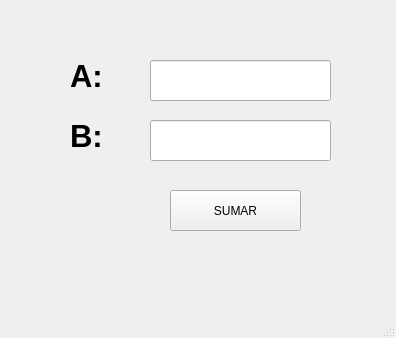
<?xml version="1.0" encoding="UTF-8"?>
<ui version="4.0">
 <class>MainWindow</class>
 <widget class="QMainWindow" name="MainWindow">
  <property name="geometry">
   <rect>
    <x>0</x>
    <y>0</y>
    <width>396</width>
    <height>338</height>
   </rect>
  </property>
  <property name="windowTitle">
   <string>MainWindow</string>
  </property>
  <widget class="QWidget" name="centralwidget">
   <widget class="QLineEdit" name="txt_a">
    <property name="geometry">
     <rect>
      <x>150</x>
      <y>60</y>
      <width>181</width>
      <height>41</height>
     </rect>
    </property>
    <property name="font">
     <font>
      <pointsize>22</pointsize>
      <weight>75</weight>
      <bold>true</bold>
      <underline>false</underline>
      <strikeout>false</strikeout>
     </font>
    </property>
    <property name="toolTip">
     <string>&lt;html&gt;&lt;head/&gt;&lt;body&gt;&lt;p align=&quot;center&quot;&gt;&lt;br/&gt;&lt;/p&gt;&lt;/body&gt;&lt;/html&gt;</string>
    </property>
    <property name="whatsThis">
     <string>&lt;html&gt;&lt;head/&gt;&lt;body&gt;&lt;p&gt;&lt;br/&gt;&lt;/p&gt;&lt;/body&gt;&lt;/html&gt;</string>
    </property>
    <property name="styleSheet">
     <string notr="true"/>
    </property>
    <property name="text">
     <string/>
    </property>
   </widget>
   <widget class="QPushButton" name="btn_sumar">
    <property name="geometry">
     <rect>
      <x>170</x>
      <y>190</y>
      <width>131</width>
      <height>41</height>
     </rect>
    </property>
    <property name="text">
     <string>SUMAR</string>
    </property>
   </widget>
   <widget class="QLineEdit" name="txt_b">
    <property name="geometry">
     <rect>
      <x>150</x>
      <y>120</y>
      <width>181</width>
      <height>41</height>
     </rect>
    </property>
    <property name="font">
     <font>
      <pointsize>22</pointsize>
      <weight>75</weight>
      <bold>true</bold>
      <underline>false</underline>
      <strikeout>false</strikeout>
     </font>
    </property>
    <property name="toolTip">
     <string>&lt;html&gt;&lt;head/&gt;&lt;body&gt;&lt;p align=&quot;center&quot;&gt;&lt;br/&gt;&lt;/p&gt;&lt;/body&gt;&lt;/html&gt;</string>
    </property>
    <property name="whatsThis">
     <string>&lt;html&gt;&lt;head/&gt;&lt;body&gt;&lt;p&gt;&lt;br/&gt;&lt;/p&gt;&lt;/body&gt;&lt;/html&gt;</string>
    </property>
    <property name="styleSheet">
     <string notr="true"/>
    </property>
    <property name="text">
     <string/>
    </property>
   </widget>
   <widget class="QLabel" name="label">
    <property name="geometry">
     <rect>
      <x>70</x>
      <y>60</y>
      <width>61</width>
      <height>31</height>
     </rect>
    </property>
    <property name="font">
     <font>
      <pointsize>23</pointsize>
      <weight>75</weight>
      <bold>true</bold>
     </font>
    </property>
    <property name="text">
     <string>A:</string>
    </property>
   </widget>
   <widget class="QLabel" name="label_2">
    <property name="geometry">
     <rect>
      <x>70</x>
      <y>120</y>
      <width>61</width>
      <height>31</height>
     </rect>
    </property>
    <property name="font">
     <font>
      <pointsize>23</pointsize>
      <weight>75</weight>
      <bold>true</bold>
     </font>
    </property>
    <property name="text">
     <string>B:</string>
    </property>
   </widget>
  </widget>
  <widget class="QMenuBar" name="menubar">
   <property name="geometry">
    <rect>
     <x>0</x>
     <y>0</y>
     <width>396</width>
     <height>18</height>
    </rect>
   </property>
  </widget>
  <widget class="QStatusBar" name="statusbar"/>
 </widget>
 <resources>
  <include location="../../../recursos.qrc"/>
 </resources>
 <connections/>
</ui>
